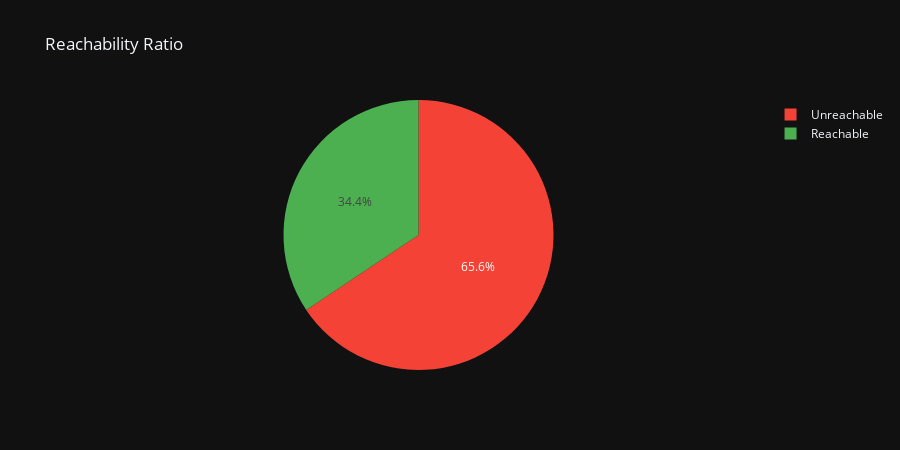

Notebook source saved alongside this figure:
### Code cell
fig_pie = px.pie(
    metrics,
    values="count",
    names="category",
    title="Reachability Ratio",
    color="category",
    color_discrete_sequence=["#4CAF50", "#F44336"]
)

fig_pie.update_layout(template="plotly_dark", height=450)
fig_pie.show()

### Figure 1 — Plotly figure (JSON) as saved in the notebook; plotly's stock layout.template omitted (floating-point values rounded to 4 significant figures)
{"data": [{"customdata": [["Reachable"], ["Unreachable"]], "domain": {"x": [0, 1], "y": [0, 1]}, "hovertemplate": "category=%{customdata[0]}<br>count=%{value}<extra></extra>", "labels": ["Reachable", "Unreachable"], "legendgroup": "", "marker": {"colors": ["#4CAF50", "#F44336"]}, "name": "", "showlegend": true, "type": "pie", "values": [100, 191]}], "layout": {"height": 450, "legend": {"tracegroupgap": 0}, "piecolorway": ["#4CAF50", "#F44336"], "title": {"text": "Reachability Ratio"}}}
